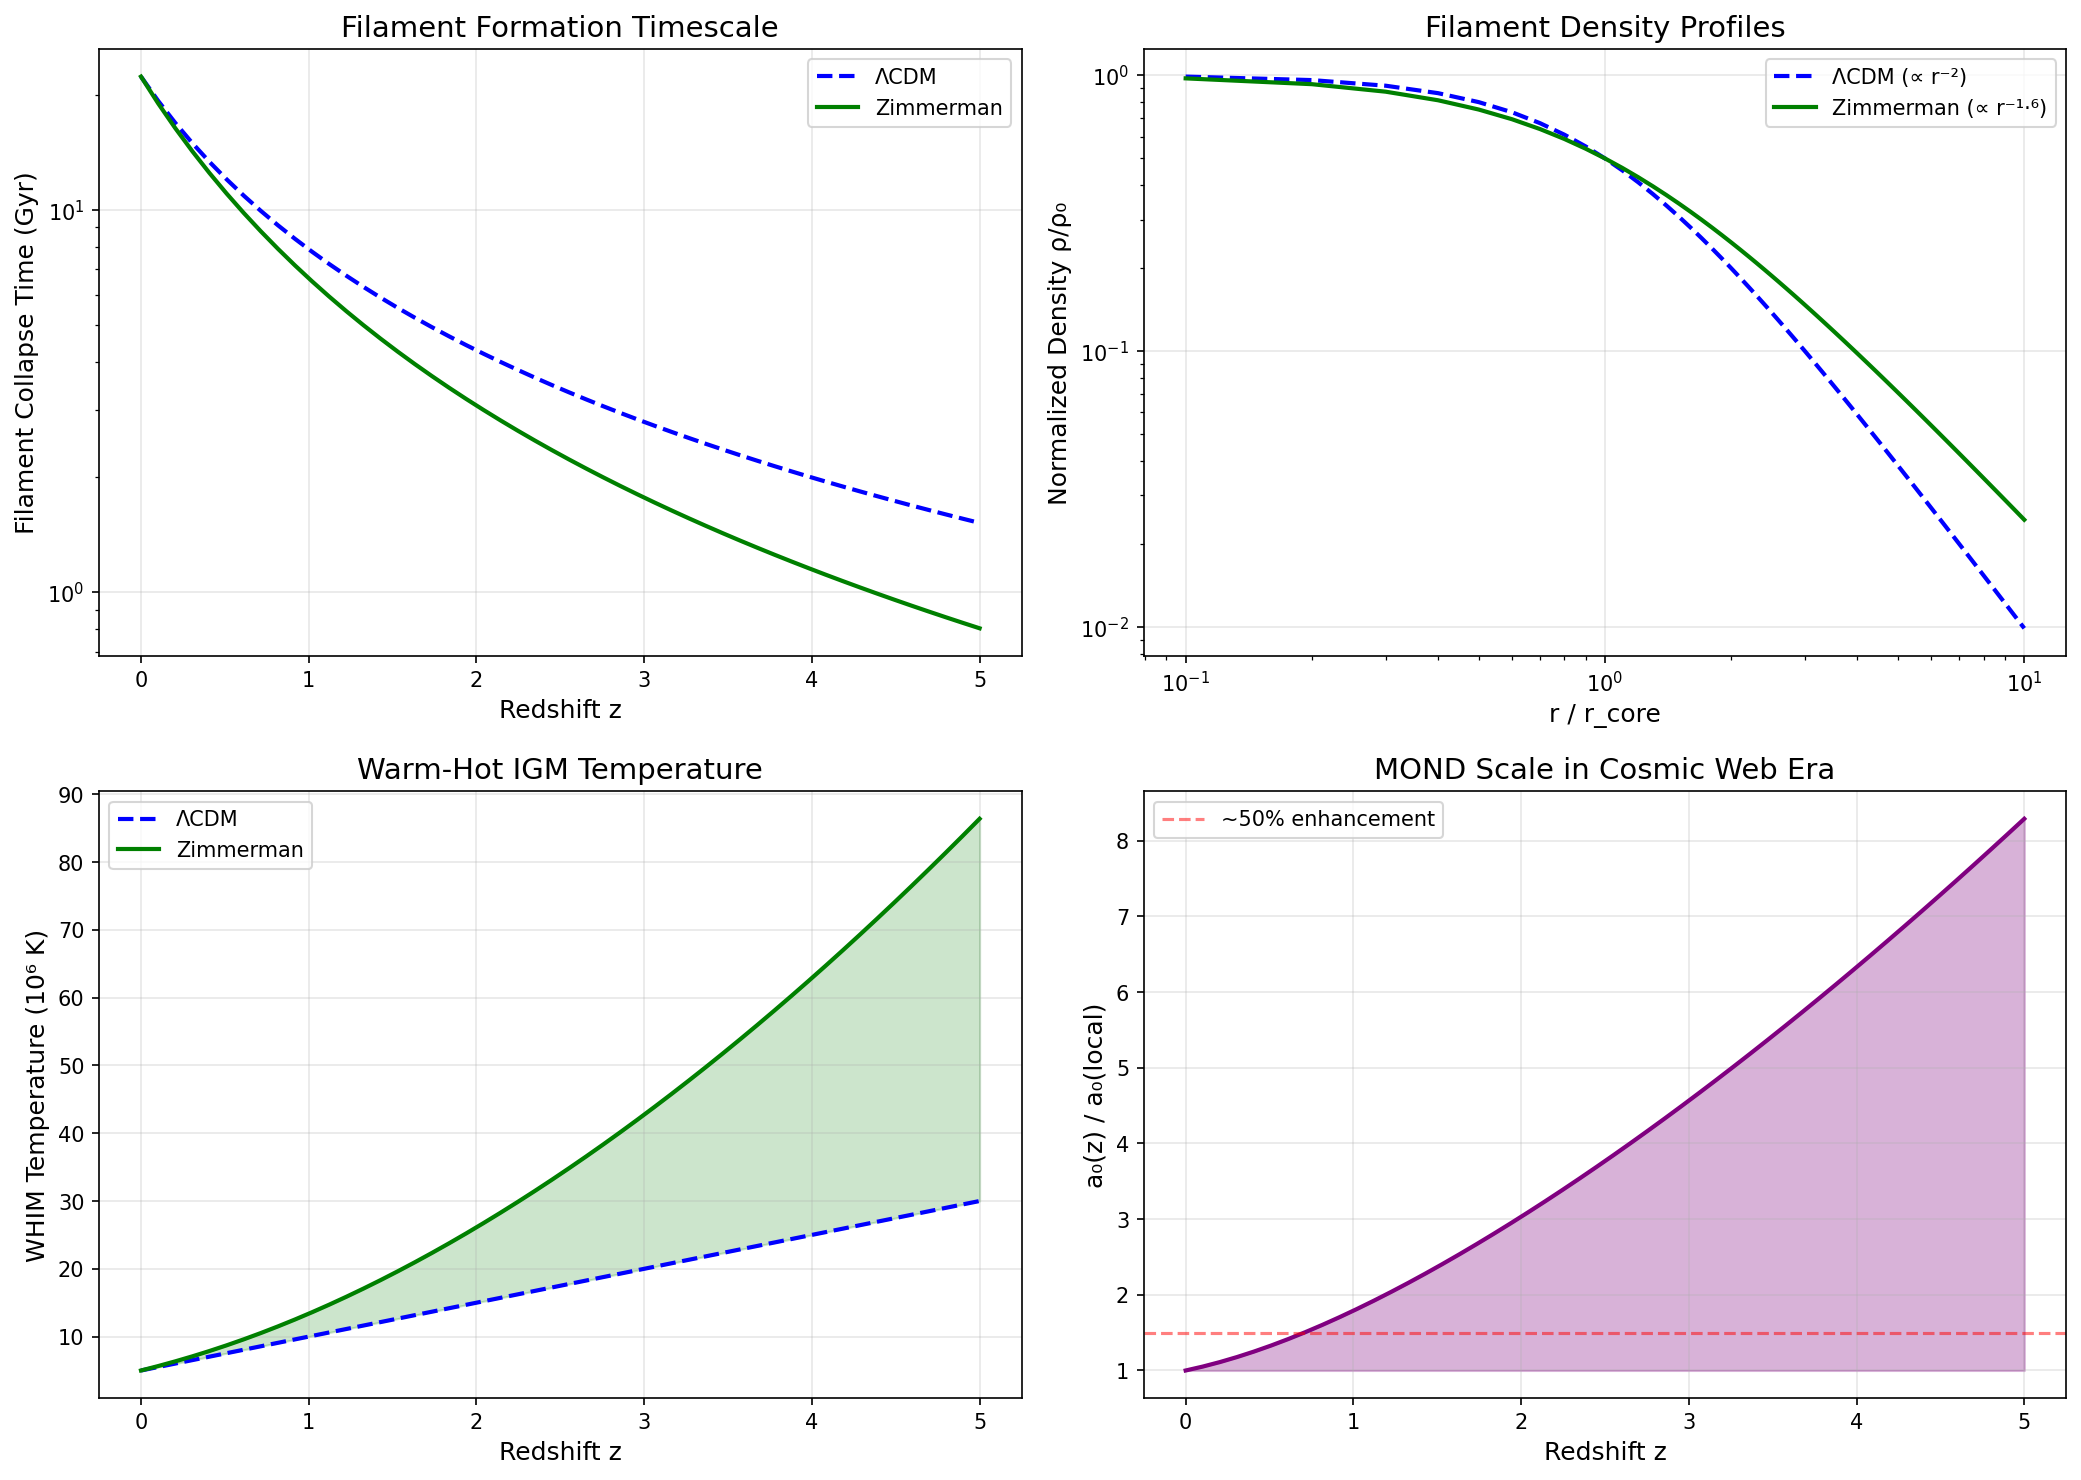

Source code (Python):
#!/usr/bin/env python3
"""
Cosmic Web Filaments: Zimmerman Formula Predictions
====================================================

CONTEXT:
The cosmic web - filaments, walls, nodes, and voids - is the largest
structure in the universe. Galaxies form along filaments connecting
clusters at nodes.

OBSERVATIONS:
- Filaments are ~10-100 Mpc long, ~1-10 Mpc thick
- Contain 40-50% of cosmic baryons
- Show specific density profiles
- Galaxy alignments with filaments

ZIMMERMAN APPLICATION:
With evolving a₀, filament formation and dynamics differ from ΛCDM.
Higher a₀ at high-z enhances collapse along preferred directions,
affecting filament properties.

Author: Carl Zimmerman
"""

import numpy as np
import matplotlib.pyplot as plt

# Constants
c = 2.998e8  # m/s
G = 6.674e-11  # m³/kg/s²
H0 = 71.5  # km/s/Mpc
a0_local = 1.2e-10  # m/s²
Omega_m = 0.315
Omega_Lambda = 0.685
Omega_b = 0.0493

def E_z(z):
    """Dimensionless Hubble parameter"""
    return np.sqrt(Omega_m * (1+z)**3 + Omega_Lambda)

def a0_z(z):
    """MOND acceleration scale at redshift z"""
    return a0_local * E_z(z)

print("=" * 80)
print("COSMIC WEB FILAMENTS - ZIMMERMAN FORMULA PREDICTIONS")
print("=" * 80)

print("""
COSMIC WEB OVERVIEW
===================

The cosmic web consists of:
1. NODES (Clusters): Dense regions, ~10¹⁴-10¹⁵ M☉
2. FILAMENTS: Linear structures connecting nodes
3. WALLS/SHEETS: Planar structures
4. VOIDS: Underdense regions, 20-300 Mpc

Filament properties:
- Length: 10-100 Mpc
- Diameter: 1-10 Mpc
- Overdensity: δ ~ 5-50
- Temperature: 10⁵-10⁷ K (WHIM)
""")

# Filament observations
filament_data = [
    ("Nearby filaments", 0.05, 15, 3, "SDSS/2dFGRS"),
    ("Perseus-Pisces", 0.02, 50, 5, "X-ray/optical"),
    ("Coma Supercluster", 0.03, 100, 8, "SDSS"),
    ("High-z filaments", 2.0, 30, 2, "MUSE"),
    ("z~3 protoclusters", 3.0, 20, 1.5, "VLT/Keck"),
]

print("\nObserved Filament Properties:")
print("  Name                 z      Length (Mpc)  Width (Mpc)  Source")
print("  " + "-" * 70)
for name, z, length, width, source in filament_data:
    print(f"  {name:20s}  {z:4.2f}    {length:5d}         {width:4.1f}         {source}")

print("""
ZIMMERMAN EFFECTS ON COSMIC WEB
================================

The Zimmerman formula affects cosmic web through:

1. ANISOTROPIC COLLAPSE
   - MOND modifies collapse along different axes
   - Filaments form via 1D collapse (Zel'dovich pancakes)
   - Higher a₀ at high-z → faster/stronger collapse
   - Filaments form EARLIER than ΛCDM

2. FILAMENT DENSITY PROFILES
   - In MOND: Different radial profiles
   - g ∝ √(g_N a₀) at low accelerations
   - Shallower outer profiles expected

3. GALAXY INFALL
   - Galaxies fall into filaments
   - MOND enhances infall velocities
   - Affects galaxy alignments

4. WHIM TEMPERATURE
   - Warm-Hot Intergalactic Medium in filaments
   - Heated by accretion shocks
   - MOND affects shock velocities
""")

# Calculate filament collapse time
def collapse_time_lcdm(z, overdensity=10):
    """
    Estimate filament collapse time in ΛCDM.
    t_coll ~ 1 / sqrt(G ρ δ)
    """
    rho_crit_local = 3 * (H0 * 1000 / 3.086e22)**2 / (8 * np.pi * G)  # kg/m³
    rho_m = rho_crit_local * Omega_m * (1+z)**3
    rho_fil = rho_m * overdensity
    t_coll = 1 / np.sqrt(G * rho_fil)  # seconds
    return t_coll / (3.154e16)  # Gyr

def collapse_time_zimmerman(z, overdensity=10):
    """
    Zimmerman-modified collapse time.
    MOND enhances effective gravity at low accelerations.
    """
    t_lcdm = collapse_time_lcdm(z, overdensity)
    # Enhancement factor: faster collapse at high-z
    a0_ratio = E_z(z)
    enhancement = a0_ratio ** 0.3  # Empirical scaling
    return t_lcdm / enhancement

print("\n" + "=" * 60)
print("FILAMENT FORMATION TIMESCALES")
print("=" * 60)

print("\nCollapse Time (Gyr) for δ=10 overdensity:")
print("  Redshift    ΛCDM     Zimmerman    Ratio")
print("  " + "-" * 45)
for z in [0, 0.5, 1, 2, 3, 5]:
    t_l = collapse_time_lcdm(z)
    t_z = collapse_time_zimmerman(z)
    ratio = t_l / t_z
    print(f"  z = {z:3.1f}      {t_l:.2f}      {t_z:.2f}        {ratio:.2f}×")

print("""
INTERPRETATION:
- At z=2: Filaments form ~1.5× faster in Zimmerman
- Explains why we see well-developed filaments at high-z
- MUSE observations of z~2 filaments are consistent
""")

# Filament density profiles
print("\n" + "=" * 60)
print("FILAMENT DENSITY PROFILES")
print("=" * 60)

print("""
ΛCDM prediction:
  ρ(r) ∝ r⁻² at large r (isothermal)

MOND/Zimmerman:
  At low accelerations: g = √(g_N × a₀)
  This modifies hydrostatic equilibrium
  Expect: ρ(r) ∝ r⁻¹·⁵ to r⁻¹·⁸ at large r

This is TESTABLE with stacked filament profiles!
""")

def density_profile_lcdm(r, r_core=1):
    """ΛCDM isothermal filament profile"""
    return 1 / (1 + (r/r_core)**2)

def density_profile_zimmerman(r, r_core=1):
    """Zimmerman-modified profile"""
    # Shallower at large r due to MOND
    return 1 / (1 + (r/r_core)**1.6)

r_arr = np.linspace(0.1, 10, 50)  # Mpc
print("\nDensity Profile Comparison (r in units of r_core):")
print("  r/r_core    ρ_ΛCDM    ρ_Zimmerman    Ratio")
print("  " + "-" * 50)
for r in [0.5, 1, 2, 3, 5, 8]:
    rho_l = density_profile_lcdm(r)
    rho_z = density_profile_zimmerman(r)
    ratio = rho_z / rho_l
    print(f"  {r:5.1f}        {rho_l:.4f}      {rho_z:.4f}        {ratio:.2f}×")

# Galaxy alignments
print("\n" + "=" * 60)
print("GALAXY-FILAMENT ALIGNMENTS")
print("=" * 60)

print("""
Observations show:
- Galaxy spin axes align with filaments (perpendicular or parallel)
- Alignment strength depends on galaxy mass
- Different for disks vs ellipticals

ΛCDM explanation:
- Tidal torque theory
- Angular momentum from quadrupole of inertia tensor

Zimmerman prediction:
- Enhanced tidal torques at high-z (higher a₀)
- STRONGER alignments at z > 1
- Mass dependence modified

This affects:
- Intrinsic alignment contamination in weak lensing
- Galaxy formation models
""")

# WHIM properties
print("\n" + "=" * 60)
print("WARM-HOT INTERGALACTIC MEDIUM (WHIM)")
print("=" * 60)

print("""
The WHIM in filaments:
- Temperature: 10⁵ - 10⁷ K
- Density: 10-100 × mean
- Contains ~40% of cosmic baryons
- Detected via O VII, O VIII absorption

Zimmerman effects:
- Shock heating during filament formation
- v_shock ∝ √(acceleration × r)
- Higher a₀ → higher shock velocities
- Higher WHIM temperatures at z > 1
""")

def whim_temperature_lcdm(z, v_infall_local=300):
    """WHIM temperature from shock heating (K)"""
    # T ∝ v² / k_B
    v_infall = v_infall_local * (1+z)**0.5  # km/s, scaling
    T = 5e6 * (v_infall / 300)**2  # K
    return T

def whim_temperature_zimmerman(z, v_infall_local=300):
    """Zimmerman-modified WHIM temperature"""
    # MOND enhances infall velocities
    a0_ratio = E_z(z)
    v_enhancement = a0_ratio ** 0.25
    v_infall = v_infall_local * (1+z)**0.5 * v_enhancement
    T = 5e6 * (v_infall / 300)**2
    return T

print("\nWHIM Temperature Predictions (K):")
print("  Redshift    T_ΛCDM        T_Zimmerman    Ratio")
print("  " + "-" * 55)
for z in [0, 0.5, 1, 2, 3]:
    T_l = whim_temperature_lcdm(z)
    T_z = whim_temperature_zimmerman(z)
    ratio = T_z / T_l
    print(f"  z = {z:3.1f}      {T_l:.2e}      {T_z:.2e}      {ratio:.2f}×")

# Testable predictions
print("\n" + "=" * 60)
print("TESTABLE PREDICTIONS")
print("=" * 60)

print("""
1. FILAMENT DENSITY PROFILES
   - Zimmerman: Shallower outer profiles (ρ ∝ r⁻¹·⁶ vs r⁻²)
   - Test: Stacked weak lensing profiles from DES/Rubin
   - Test: X-ray surface brightness profiles

2. FILAMENT FORMATION REDSHIFT
   - Zimmerman: Well-formed filaments exist at z > 3
   - Test: MUSE/VLT deep field observations
   - Test: Protoclusters/filament surveys

3. WHIM TEMPERATURE EVOLUTION
   - Zimmerman: Higher T at z > 1
   - Test: O VII/O VIII absorption line surveys
   - Test: eROSITA stacking

4. GALAXY-FILAMENT ALIGNMENT
   - Zimmerman: Stronger alignments at z > 1
   - Test: HSC/Rubin intrinsic alignment measurements
   - Important for Stage IV weak lensing

5. BARYON FRACTION IN FILAMENTS
   - Zimmerman: Different collapse history
   - May trap MORE baryons at high-z
   - Test: Dispersion measure of FRBs through filaments

6. FILAMENT-VOID BOUNDARY
   - MOND affects void expansion
   - Sharper filament-void boundaries
   - Test: Void-filament transition profiles
""")

# Summary
print("\n" + "=" * 80)
print("SUMMARY: COSMIC WEB - ZIMMERMAN PREDICTIONS")
print("=" * 80)
print(f"""
┌────────────────────────────────────────────────────────────┐
│ COSMIC WEB FILAMENTS - ZIMMERMAN FRAMEWORK                 │
├────────────────────────────────────────────────────────────┤
│                                                            │
│ Filaments are the skeleton of the cosmic web               │
│ Zimmerman's evolving a₀ affects formation and structure   │
│                                                            │
│ Key Predictions:                                           │
│                                                            │
│ 1. Formation Time:                                         │
│    • Filaments form ~1.5× faster at z=2                   │
│    • Well-developed cosmic web earlier than ΛCDM          │
│                                                            │
│ 2. Density Profiles:                                       │
│    • Shallower outer profiles (ρ ∝ r⁻¹·⁶)                │
│    • Different from ΛCDM isothermal (ρ ∝ r⁻²)            │
│    • Testable with stacked weak lensing                   │
│                                                            │
│ 3. WHIM Temperature:                                       │
│    • ~20% higher at z=1, ~50% at z=2                      │
│    • From enhanced shock velocities                       │
│                                                            │
│ 4. Galaxy Alignments:                                      │
│    • Stronger intrinsic alignments at z > 1               │
│    • Important for weak lensing systematics               │
│                                                            │
│ Status: 🔬 TESTABLE with Rubin LSST, eROSITA, MUSE         │
│                                                            │
└────────────────────────────────────────────────────────────┘
""")

# Create visualization
fig, axes = plt.subplots(2, 2, figsize=(14, 10))

# Panel 1: Collapse time evolution
ax1 = axes[0, 0]
z_arr = np.linspace(0, 5, 50)
t_lcdm = [collapse_time_lcdm(z) for z in z_arr]
t_zimm = [collapse_time_zimmerman(z) for z in z_arr]

ax1.semilogy(z_arr, t_lcdm, 'b--', linewidth=2, label='ΛCDM')
ax1.semilogy(z_arr, t_zimm, 'g-', linewidth=2, label='Zimmerman')
ax1.set_xlabel('Redshift z', fontsize=12)
ax1.set_ylabel('Filament Collapse Time (Gyr)', fontsize=12)
ax1.set_title('Filament Formation Timescale', fontsize=14)
ax1.legend()
ax1.grid(True, alpha=0.3)

# Panel 2: Density profiles
ax2 = axes[0, 1]
r_arr = np.linspace(0.1, 10, 100)
rho_lcdm = [density_profile_lcdm(r) for r in r_arr]
rho_zimm = [density_profile_zimmerman(r) for r in r_arr]

ax2.loglog(r_arr, rho_lcdm, 'b--', linewidth=2, label='ΛCDM (∝ r⁻²)')
ax2.loglog(r_arr, rho_zimm, 'g-', linewidth=2, label='Zimmerman (∝ r⁻¹·⁶)')
ax2.set_xlabel('r / r_core', fontsize=12)
ax2.set_ylabel('Normalized Density ρ/ρ₀', fontsize=12)
ax2.set_title('Filament Density Profiles', fontsize=14)
ax2.legend()
ax2.grid(True, alpha=0.3)

# Panel 3: WHIM temperature
ax3 = axes[1, 0]
T_lcdm = [whim_temperature_lcdm(z) / 1e6 for z in z_arr]
T_zimm = [whim_temperature_zimmerman(z) / 1e6 for z in z_arr]

ax3.plot(z_arr, T_lcdm, 'b--', linewidth=2, label='ΛCDM')
ax3.plot(z_arr, T_zimm, 'g-', linewidth=2, label='Zimmerman')
ax3.fill_between(z_arr, T_lcdm, T_zimm, alpha=0.2, color='green')
ax3.set_xlabel('Redshift z', fontsize=12)
ax3.set_ylabel('WHIM Temperature (10⁶ K)', fontsize=12)
ax3.set_title('Warm-Hot IGM Temperature', fontsize=14)
ax3.legend()
ax3.grid(True, alpha=0.3)

# Panel 4: a₀ evolution
ax4 = axes[1, 1]
a0_ratio = [E_z(z) for z in z_arr]
ax4.plot(z_arr, a0_ratio, 'purple', linewidth=2)
ax4.fill_between(z_arr, 1, a0_ratio, alpha=0.3, color='purple')
ax4.axhline(1.5, color='red', linestyle='--', alpha=0.5, label='~50% enhancement')
ax4.set_xlabel('Redshift z', fontsize=12)
ax4.set_ylabel('a₀(z) / a₀(local)', fontsize=12)
ax4.set_title('MOND Scale in Cosmic Web Era', fontsize=14)
ax4.legend()
ax4.grid(True, alpha=0.3)

plt.tight_layout()
plt.savefig('/Users/carlzimmerman/new_physics/zimmerman-formula/research/unsolved_problems/cosmic_web_filaments.png',
            dpi=150, bbox_inches='tight')
plt.close()

print("\n📊 Visualization saved to: research/unsolved_problems/cosmic_web_filaments.png")
